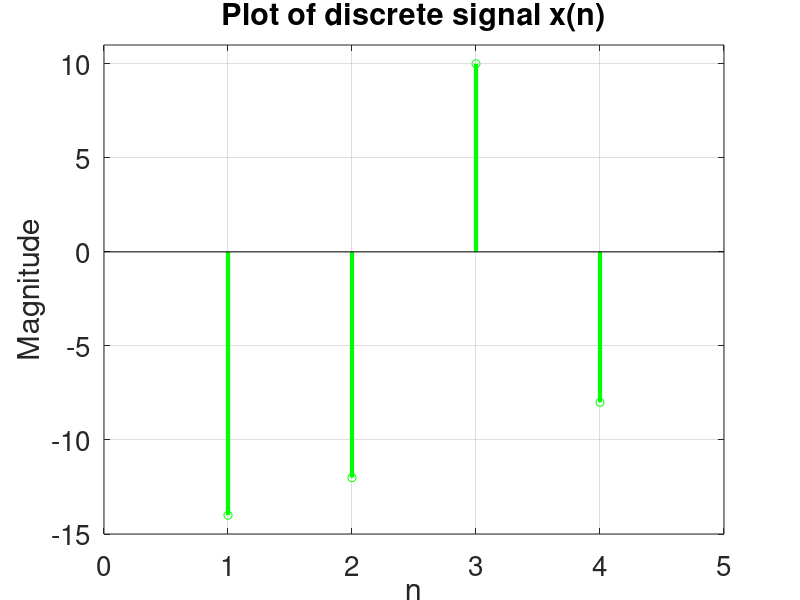
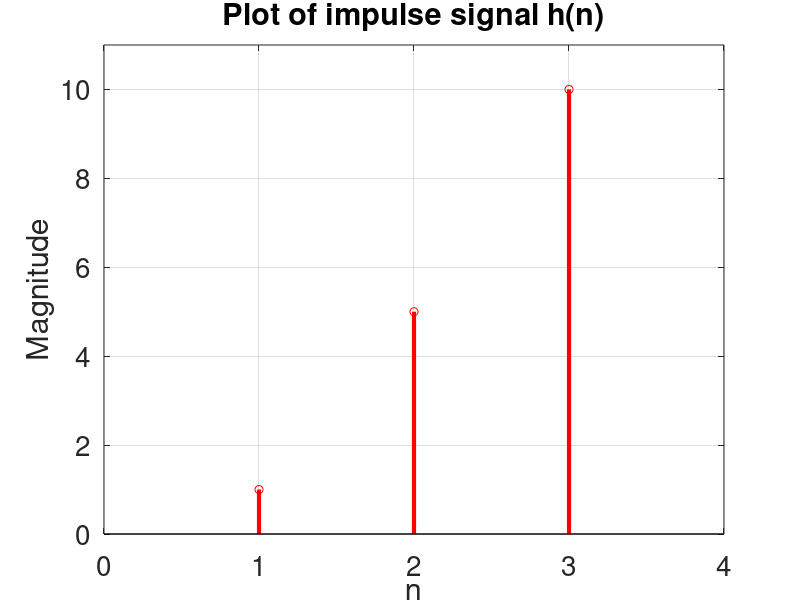
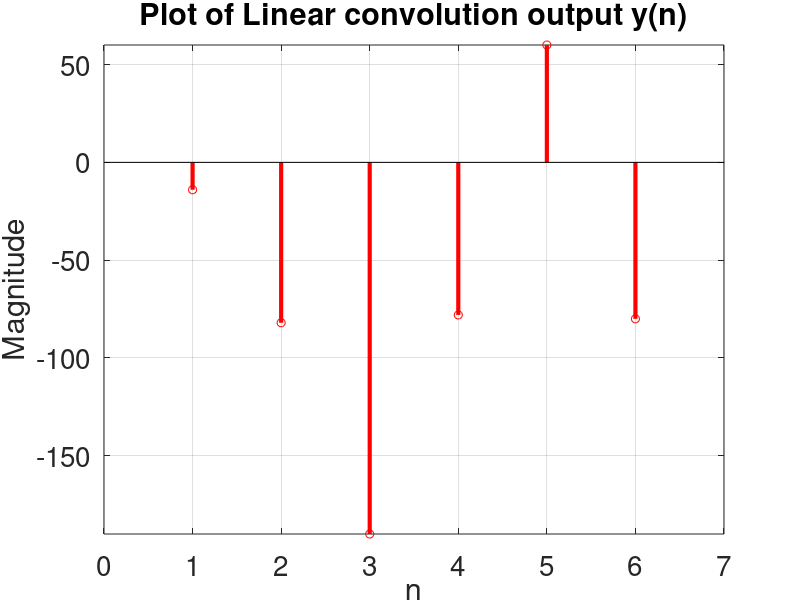
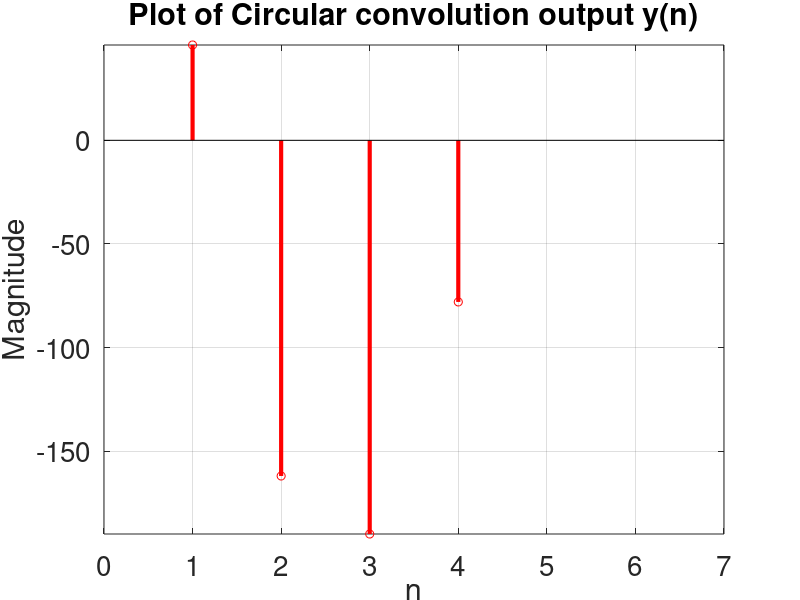

These charts were generated, in order, by the following MATLAB code:
% Discrete Time Signal Processing Lab 1
% Discrete Convolution
% MATLAB version R2018a
% Date : 12-01-2021

clc;
clear;
close all;

x =[-14,-12,10,-8];
h = [1,5,10];

disp('Input signal : ');
disp(x);
disp('Impulse response : ');
disp(h);

% Plotting x 
stem(x,'g','LineWidth',3);
ax = gca();
title('Plot of discrete signal x(n)','FontSize',20);
xlabel('n','FontSize',20);
ylabel('Magnitude','FontSize',20);
set(ax,'xlim',[0 5],'ylim',[-15 11],'xtick',[0:1:5],'fontsize',20);
grid on;
figure();

% Plotting h
stem(h,'r','LineWidth',3);
ax = gca();
title('Plot of impulse signal h(n)','FontSize',20);
xlabel('n','FontSize',20);
ylabel('Magnitude','FontSize',20);
set(ax,'xlim',[0 4],'ylim',[0 11],'xtick',[0:1:4],'fontsize',20);
grid on;
figure();

% Calculating linear convolution of x and h
n = length(h) + length(x) - 1;
y(1,n) = 0;

for i=1:n
    sum = 0;
    for j=1:i
        if (((i- j+ 1) <= length(h) ) &&(j <= length(x) ))
            sum = sum + x(j)* h(i- j+ 1);
        end
    end
    y(i) = sum;
end

disp('Linear Convolution Output : ');
disp(y);

stem(y,'r','LineWidth',3);
ax = gca();
title('Plot of Linear convolution output y(n)','FontSize',20);
xlabel('n','FontSize',20);
ylabel('Magnitude','FontSize',20);
set(ax,'xlim',[0 7],'ylim',[min(y) max(y)],'xtick',[0:1:7],'fontsize',20);
grid on;
figure();


% Calculating Circular convolution of x and h
clear i j y n;
n = max(length(x),length(h));

% Appending zeros to incomplete vectors
if length(h) < n
    h = [h, zeros(n - length(h))];
else
    x = [x, zeros(n - length(x))];
end

for i=1:n
    y(1,n) = 0;
    for j=1:n
    k = i - j + 1;
        if k <= 0 
            k = n + k;
        end
       y(i) = y(i) + x(j) * h(k);
    end
end

disp('Circular Convolution Output : ');
disp(y);

stem(y,'r','LineWidth',3);
ax = gca();
title('Plot of Circular convolution output y(n)','FontSize',20);
xlabel('n','FontSize',20);
ylabel('Magnitude','FontSize',20);
set(ax,'xlim',[0 7],'ylim',[min(y) max(y)],'xtick',[0:1:7],'fontsize',20);
grid on;


        

        